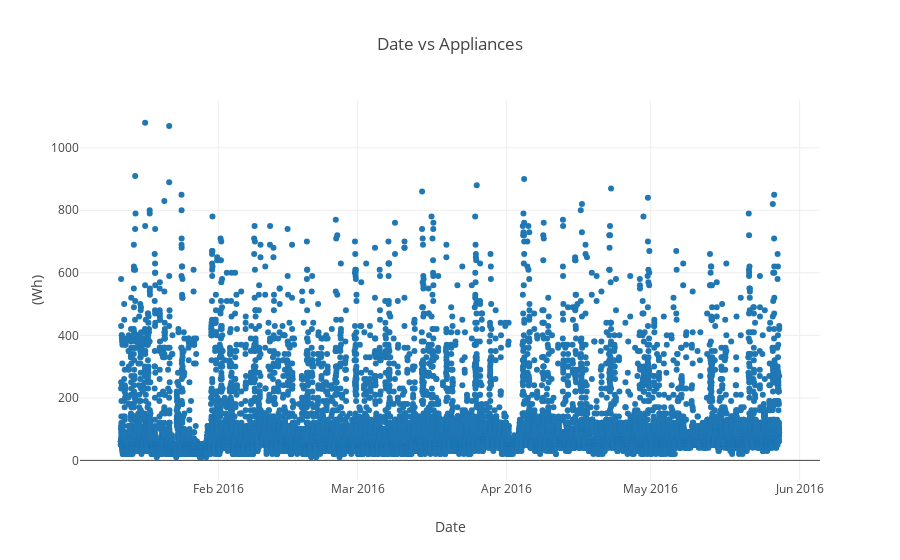

The code cell stored with this chart in its notebook:
### Code cell
import plotly.plotly as py
from plotly.offline import init_notebook_mode, iplot
init_notebook_mode(connected=True)
import plotly.graph_objs as go

# To understand the timeseries variation of the applaince energy consumption
visData = go.Scatter( x= df.date  ,  mode = "markers", y = df.Appliances )
layout = go.Layout(title = 'Date vs Appliances' , xaxis=dict(title='Date'), yaxis=dict(title='(Wh)'))
fig = go.Figure(data=[visData],layout=layout)

iplot(fig)

### Figure 1 — Plotly figure (JSON) as saved in the notebook; plotly's stock layout.template omitted (floating-point values rounded to 4 significant figures; data arrays with more than 128 entries replaced by an {"elided": "..."} marker saying what was removed)
{"data": [{"mode": "markers", "type": "scatter", "uid": "e378fa27-d6d9-42dc-a8fb-d45839943a43", "x": {"elided": "19735 str values"}, "y": {"elided": "19735 int values"}}], "layout": {"title": {"text": "Date vs Appliances"}, "xaxis": {"title": {"text": "Date"}}, "yaxis": {"title": {"text": "(Wh)"}}}}
